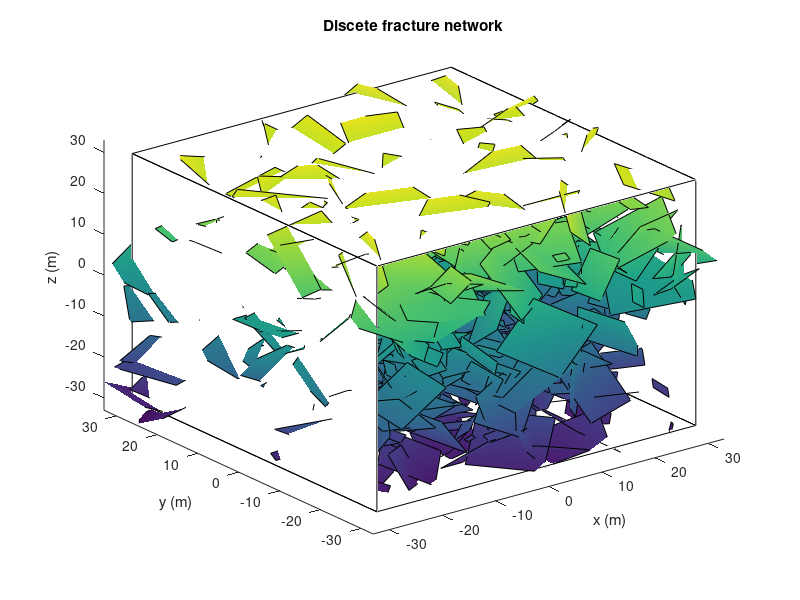

MATLAB code for this plot: (Note: this script raises an error after producing the figure.)
clc;
close all;
clear all;

currentPath = fileparts(mfilename('fullpath'));
% this path could be used to include some user-defined functions in future

L = 60;
NUM_f = 600;
% fracture size distribution
% uniform
min = 1; max = 10;

Center_f = zeros(NUM_f, 3);
R_f = zeros(NUM_f, 1);
Normal_f = zeros(NUM_f, 3);
Verts_f = zeros(NUM_f, 12);
alpha_f = zeros(NUM_f, 1);
beta_f = zeros(NUM_f, 1);

%----------generate DFN
Center_f = [-0.5 * L + L .* rand(NUM_f, 1), -0.5 * L + L .* rand(NUM_f, 1), -0.5 * L + L .* rand(NUM_f, 1)]; % uniform fracture center positions
R_f = min + (max - min) .* rand(NUM_f, 1); % uniform sizes
Normal_f = [-1 + 2 .* rand(NUM_f, 1), -1 + 2 .* rand(NUM_f, 1), -1 + 2 .* rand(NUM_f, 1)]; % uniform orientation
tem_Norm = vecnorm(Normal_f')';
Normal_f = Normal_f ./ tem_Norm; clear tem_Norm
% now vertices of square fractures
Verts_f(:, [1 2]) = [-1 + 2 .* rand(NUM_f, 1), -1 + 2 .* rand(NUM_f, 1)];
Verts_f(:, 3) = -1.0 .* (Normal_f(:, 1) .* Verts_f(:, 1) + Normal_f(:, 2) .* Verts_f(:, 2)) ./ Normal_f(:, 3);
Norm_k = vecnorm(Verts_f(:, [1 2 3])')';
Ratio_k = R_f ./ Norm_k;
Verts_f(:, [1 2 3]) = [Ratio_k, Ratio_k, Ratio_k] .* Verts_f(:, [1 2 3]);
Verts_f(:, [7 8 9]) = -Verts_f(:, [1 2 3]);
tem_Vec = cross(Verts_f(:, [1 2 3]) ./ vecnorm(Verts_f(:, [1 2 3])')', Normal_f, 2);
Norm_k = vecnorm(tem_Vec')';
Ratio_k = R_f ./ Norm_k;
Verts_f(:, [4 5 6]) = [Ratio_k, Ratio_k, Ratio_k] .* tem_Vec;
Verts_f(:, [10 11 12]) = -Verts_f(:, [4 5 6]);
Verts_f(:, [1 2 3]) = Verts_f(:, [1 2 3]) + Center_f;
Verts_f(:, [4 5 6]) = Verts_f(:, [4 5 6]) + Center_f;
Verts_f(:, [7 8 9]) = Verts_f(:, [7 8 9]) + Center_f;
Verts_f(:, [10 11 12]) = Verts_f(:, [10 11 12]) + Center_f; clear Ratio_k Norm_k tem_Vec
% now orientations of fractures
sign_tmp = Normal_f(:, 3) ./ abs(Normal_f(:, 3));
Normal_tmp = [sign_tmp .* Normal_f(:, 1), sign_tmp .* Normal_f(:, 2), sign_tmp .* Normal_f(:, 3)]; clear sign_tmp
alpha_f = atan2(Normal_tmp(:, 2), Normal_tmp(:, 1));
A = find(alpha_f < 0);
alpha_f(A) = alpha_f(A) + 2 * pi;
beta_f = acos(Normal_tmp(:, 3) ./ vecnorm(Normal_tmp')'); clear A Normal_tmp

figure(1)
cube_frame = [-0.5 * L, -0.5 * L, 0.5 * L; -0.5 * L, 0.5 * L, 0.5 * L; 0.5 * L, 0.5 * L, 0.5 * L; 0.5 * L -0.5 * L, 0.5 * L; -0.5 * L, -0.5 * L, -0.5 * L; -0.5 * L, 0.5 * L, -0.5 * L; 0.5 * L, 0.5 * L, -0.5 * L; 0.5 * L -0.5 * L, -0.5 * L; -0.5 * L, 0.5 * L, 0.5 * L; -0.5 * L, 0.5 * L, -0.5 * L; -0.5 * L, -0.5 * L, -0.5 * L; -0.5 * L, -0.5 * L, 0.5 * L; 0.5 * L, 0.5 * L, 0.5 * L; 0.5 * L, 0.5 * L, -0.5 * L; 0.5 * L, -0.5 * L, -0.5 * L; 0.5 * L, -0.5 * L, 0.5 * L; 0.5 * L, -0.5 * L, 0.5 * L; 0.5 * L, -0.5 * L, -0.5 * L; -0.5 * L, -0.5 * L, -0.5 * L; -0.5 * L, -0.5 * L, 0.5 * L; 0.5 * L, 0.5 * L, 0.5 * L; 0.5 * L, 0.5 * L, -0.5 * L; -0.5 * L, 0.5 * L, -0.5 * L; -0.5 * L, 0.5 * L, 0.5 * L];
figure(1); view(3); title('Discete fracture network'); xlabel('x (m)'); ylabel('y (m)'); zlabel('z (m)'); hold on
patch('Vertices', cube_frame, 'Faces', [1, 2, 3, 4; 5 6 7 8; 9 10 11 12; 13 14 15 16], 'FaceVertexCData', zeros(size(cube_frame, 1), 1), 'FaceColor', 'interp', 'EdgeAlpha', 1, 'facealpha', 0); hold on
Verts_show = zeros(NUM_f * 4, 3);
Verts_show([1:4:NUM_f * 4], :) = Verts_f(:, [1 2 3]);
Verts_show([2:4:NUM_f * 4], :) = Verts_f(:, [4 5 6]);
Verts_show([3:4:NUM_f * 4], :) = Verts_f(:, [7 8 9]);
Verts_show([4:4:NUM_f * 4], :) = Verts_f(:, [10 11 12]);
patch('Vertices', Verts_show, 'Faces', reshape([1:1:NUM_f * 4], [4 NUM_f])', 'FaceVertexCData', [Verts_show(:, 3)], 'FaceColor', 'interp', 'EdgeAlpha', 1, 'facealpha', 1); hold on;
axis([-1.1 * 0.5 * L, 1.1 * 0.5 * L, -1.1 * 0.5 * L, 1.1 * 0.5 * L, -1.1 * 0.5 * L, 1.1 * 0.5 * L]);
view(3)
figure(2)
polarscatter(alpha_f, beta_f, 's', 'filled'); rlim([0 0.5*pi]);
rticks([pi / 12, 2 * pi / 12, 3 * pi / 12, 4 * pi / 12, 5 * pi / 12, 6 * pi / 12 ]);
title(['Fractures', '''',' orientations']); hold on
set(gca,'rticklabel',[]);
